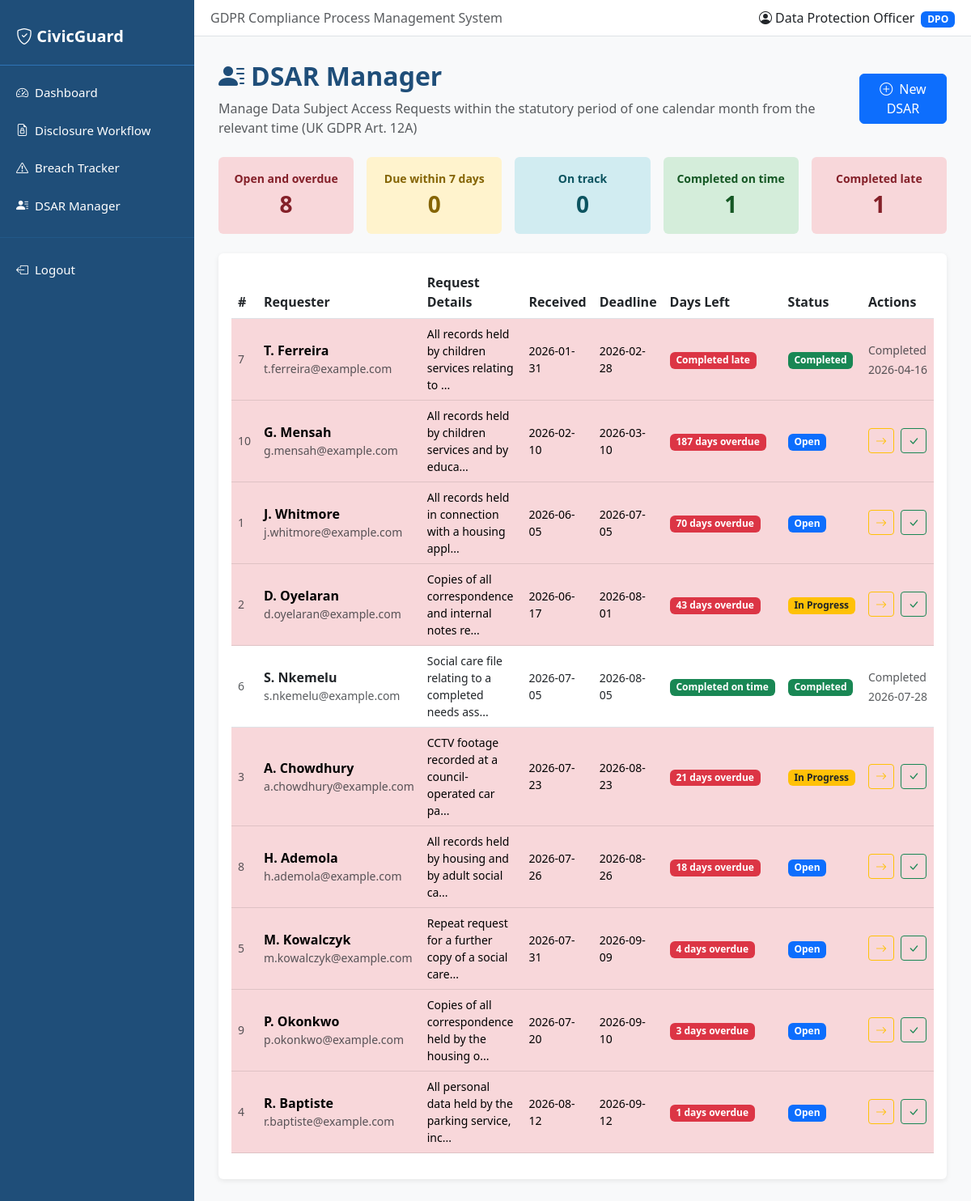
Screenshot of /dsars (signed in) with the database file from the repository.
### tables this page shows
CREATE TABLE dsars (
            id INTEGER PRIMARY KEY AUTOINCREMENT,
            requester_name TEXT NOT NULL,
            requester_email TEXT NOT NULL,
            request_details TEXT NOT NULL,
            received_at TIMESTAMP NOT NULL,
            deadline TIMESTAMP NOT NULL,
            status TEXT DEFAULT 'Open',
            assigned_to TEXT,
            created_at TIMESTAMP DEFAULT CURRENT_TIMESTAMP,
            completed_at TIMESTAMP
        , identity_confirmed_at TIMESTAMP, fee_paid_at TIMESTAMP, extension_applied INTEGER DEFAULT 0, extension_reason TEXT, relevant_time TIMESTAMP);

### app.py (the view)
@app.route('/dsars')
def dsars():
    if 'user' not in session:
        return redirect(url_for('login'))
    conn = get_db()
    rows = conn.execute(
        'SELECT * FROM dsars ORDER BY deadline ASC'
    ).fetchall()
    conn.close()
    dsars_list = []
    for d in rows:
        d_dict = dict(d)
        d_dict['days_remaining'] = get_days_remaining(d_dict['deadline'])
        dsars_list.append(d_dict)
    return render_template('dsars.html', dsars=dsars_list)

### app.py (called while the page is built)
def get_db():
    conn = sqlite3.connect(DATABASE)
    conn.row_factory = sqlite3.Row
    return conn

def get_days_remaining(deadline_str):
    try:
        deadline = datetime.strptime(deadline_str[:10], '%Y-%m-%d')
        remaining = (deadline - datetime.now()).days
        return remaining
    except:
        return 0

### templates/dsars.html (shortened to what this page needs)
{% extends "base.html" %}
{% block content %}
{% set ns = namespace(overdue=0, due_soon=0, on_track=0, done_ontime=0, done_late=0) %}
{% for d in dsars %}
    {% if d.status == 'Completed' %}
        {% if d.completed_at and d.completed_at[:10] > d.deadline[:10] %}
            {% set ns.done_late = ns.done_late + 1 %}
        {% else %}
            {% set ns.done_ontime = ns.done_ontime + 1 %}
        {% endif %}
    {% elif d.days_remaining < 0 %}
        {% set ns.overdue = ns.overdue + 1 %}
    {% elif d.days_remaining <= 7 %}
        {% set ns.due_soon = ns.due_soon + 1 %}
    {% else %}
        {% set ns.on_track = ns.on_track + 1 %}
    {% endif %}
{% endfor %}
<div class="d-flex justify-content-between align-items-center mb-4">
    <div>
        <h2 class="fw-bold" style="color: #1F4E79;">
            <i class="bi bi-person-lines-fill me-2"></i>DSAR Manager
        </h2>
        <p class="text-muted mb-0">
            Manage Data Subject Access Requests within the statutory period of one calendar
            month from the relevant time (UK GDPR Art. 12A)
        </p>
    </div>
    <button class="btn btn-primary" data-bs-toggle="modal" data-bs-target="#newDSARModal">
        <i class="bi bi-plus-circle me-2"></i>New DSAR
    </button>
</div>
<div class="row row-cols-2 row-cols-md-5 g-3 mb-4">
    <div class="col">
        <div class="p-3 rounded text-center h-100" style="background-color:#F8D7DA;">
            <div class="fw-bold small" style="color:#842029;">Open and overdue</div>
            <div style="font-size:28px;font-weight:bold;color:#842029;">{{ ns.overdue }}</div>
        </div>
    </div>
    <div class="col">
        <div class="p-3 rounded text-center h-100" style="background-color:#FFF3CD;">
            <div class="fw-bold small" style="color:#856404;">Due within 7 days</div>
            <div style="font-size:28px;font-weight:bold;color:#856404;">{{ ns.due_soon }}</div>
        </div>
    </div>
    <div class="col">
        <div class="p-3 rounded text-center h-100" style="background-color:#D1ECF1;">
            <div class="fw-bold small" style="color:#0c5460;">On track</div>
            <div style="font-size:28px;font-weight:bold;color:#0c5460;">{{ ns.on_track }}</div>
        </div>
    </div>
    <div class="col">
        <div class="p-3 rounded text-center h-100" style="background-color:#D4EDDA;">
            <div class="fw-bold small" style="color:#155724;">Completed on time</div>
            <div style="font-size:28px;font-weight:bold;color:#155724;">{{ ns.done_ontime }}</div>
        </div>
    </div>
    <div class="col">
        <div class="p-3 rounded text-center h-100" style="background-color:#F8D7DA;">
            <div class="fw-bold small" style="color:#842029;">Completed late</div>
            <div style="font-size:28px;font-weight:bold;color:#842029;">{{ ns.done_late }}</div>
        </div>
    </div>
</div>
<div class="card">
    <div class="card-body">
        {% if dsars %}
        <div class="table-responsive">
            <table class="table table-hover align-middle">
                <thead style="background-color:#f8f9fa;">
                    <tr>
                        <th>#</th>
                        <th>Requester</th>
                        <th>Request Details</th>
                        <th>Received</th>
                        <th>Deadline</th>
                        <th>Days Left</th>
                        <th>Status</th>
                        <th>Actions</th>
                    </tr>
                </thead>
                <tbody>
                    {% for d in dsars %}
                    <tr class="{{ 'table-danger' if (d.days_remaining < 0 and d.status != 'Completed') or (d.status == 'Completed' and d.completed_at and d.completed_at[:10] > d.deadline[:10]) else '' }}">
                        <td class="text-muted small">{{ d.id }}</td>
                        <td>
                            <div class="fw-bold">{{ d.requester_name }}</div>
                            <div class="text-muted small">{{ d.requester_email }}</div>
                        </td>
                        <td class="small">{{ d.request_details[:50] }}...</td>
                        <td class="small">{{ d.received_at[:10] }}</td>
                        <td class="small">{{ d.deadline[:10] }}</td>
                        <td>
                            {% if d.status == 'Completed' %}
                                {% if d.completed_at and d.completed_at[:10] > d.deadline[:10] %}
                                <span class="badge bg-danger">Completed late</span>
                                {% else %}
                                <span class="badge bg-success">Completed on time</span>
                                {% endif %}
                            {% elif d.days_remaining < 0 %}
                            <span class="badge bg-danger">
                                {{ d.days_remaining|abs }} days overdue
                            </span>
                            {% elif d.days_remaining <= 7 %}
                            <span class="badge bg-warning text-dark">
                                {{ d.days_remaining }} day{{ '' if d.days_remaining == 1 else 's' }} left
                            </span>
                            {% else %}
                            <span class="badge bg-success">
                                {{ d.days_remaining }} days left
                            </span>
                            {% endif %}
                        </td>
                        <td>
                            {% if d.status == 'Open' %}
                            <span class="badge bg-primary">Open</span>
                            {% elif d.status == 'In Progress' %}
                            <span class="badge bg-warning text-dark">In Progress</span>
                            {% elif d.status == 'Completed' %}
                            <span class="badge bg-success">Completed</span>
                            {% endif %}
                        </td>
                        <td>
                            {% if d.status != 'Completed' %}
                            <form method="POST"
                                  action="{{ url_for('update_dsar', id=d.id) }}"
                                  class="d-inline">
                                <button class="btn btn-sm btn-outline-warning me-1">
                                    <i class="bi bi-arrow-right"></i>
                                </button>
                            </form>
                            <form method="POST"
                                  action="{{ url_for('update_dsar', id=d.id) }}"
                                  class="d-inline">
                                <button class="btn btn-sm btn-outline-success">
                                    <i class="bi bi-check-lg"></i>
                                </button>
                            </form>
                            {% else %}
                            <span class="text-muted small">
                                Completed {{ d.completed_at[:10] if d.completed_at else '' }}
                            </span>
                            {% endif %}
                        </td>
                    </tr>
                    {% endfor %}
                </tbody>
            </table>
        </div>
        {% else %}
        <div class="text-center py-5 text-muted">
            <i class="bi bi-inbox" style="font-size:48px;"></i>
            <p class="mt-3">No DSAR requests found.</p>
            <p class="small">Click "New DSAR" to log a request.</p>
        </div>
        {% endif %}
    </div>
</div>
{% endblock %}

### templates/base.html (style rules this page uses)
body { background-color: #f8f9fa; }
.card { border: none; box-shadow: 0 2px 6px rgba(0,0,0,0.08); }

### rows the page displays
dsars: id "7", requester_name "T. Ferreira", requester_email "t.ferreira@example.com", request_details "All records held by children services relating to", received_at "2026-01-31", deadline "2026-02-28", status "Completed late", completed_at "2026-04-16"
dsars: id "10", requester_name "G. Mensah", requester_email "g.mensah@example.com", request_details "All records held by children services and by educa", received_at "2026-02-10", deadline "2026-03-10", days_remaining|abs "187", status "Open"
dsars: id "1", requester_name "J. Whitmore", requester_email "j.whitmore@example.com", request_details "All records held in connection with a housing appl", received_at "2026-06-05", deadline "2026-07-05", days_remaining|abs "70", status "Open"
dsars: id "2", requester_name "D. Oyelaran", requester_email "d.oyelaran@example.com", request_details "Copies of all correspondence and internal notes re", received_at "2026-06-17", deadline "2026-08-01", days_remaining|abs "43", status "In Progress"
dsars: id "6", requester_name "S. Nkemelu", requester_email "s.nkemelu@example.com", request_details "Social care file relating to a completed needs ass", received_at "2026-07-05", deadline "2026-08-05", status "Completed on time", completed_at "2026-07-28"
dsars: id "3", requester_name "A. Chowdhury", requester_email "a.chowdhury@example.com", request_details "CCTV footage recorded at a council-operated car pa", received_at "2026-07-23", deadline "2026-08-23", days_remaining|abs "21", status "In Progress"
dsars: id "8", requester_name "H. Ademola", requester_email "h.ademola@example.com", request_details "All records held by housing and by adult social ca", received_at "2026-07-26", deadline "2026-08-26", days_remaining|abs "18", status "Open"
dsars: id "5", requester_name "M. Kowalczyk", requester_email "m.kowalczyk@example.com", request_details "Repeat request for a further copy of a social care", received_at "2026-07-31", deadline "2026-09-09", days_remaining|abs "4", status "Open"
dsars: id "9", requester_name "P. Okonkwo", requester_email "p.okonkwo@example.com", request_details "Copies of all correspondence held by the housing o", received_at "2026-07-20", deadline "2026-09-10", days_remaining|abs "3", status "Open"
dsars: id "4", requester_name "R. Baptiste", requester_email "r.baptiste@example.com", request_details "All personal data held by the parking service, inc", received_at "2026-08-12", deadline "2026-09-12", days_remaining|abs "1", status "Open"

### other values shown
{{ session.full_name }} "Data Protection Officer"
{{ session.role }} "DPO"
{{ ns.overdue }} "8"
{{ ns.due_soon }} "0"
{{ ns.on_track }} "0"
{{ ns.done_ontime }} "1"
{{ ns.done_late }} "1"
